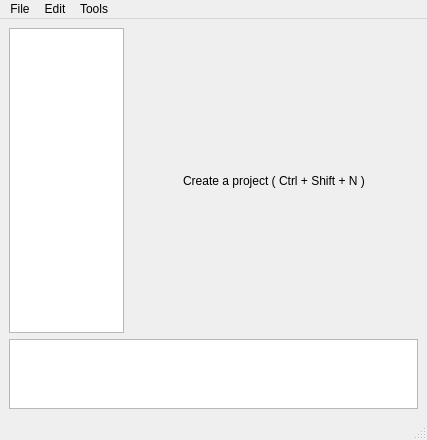
<?xml version="1.0" encoding="UTF-8"?>
<ui version="4.0">
 <class>MainWindow</class>
 <widget class="QMainWindow" name="MainWindow">
  <property name="geometry">
   <rect>
    <x>0</x>
    <y>0</y>
    <width>427</width>
    <height>440</height>
   </rect>
  </property>
  <property name="minimumSize">
   <size>
    <width>0</width>
    <height>0</height>
   </size>
  </property>
  <property name="windowTitle">
   <string>WF2HTML</string>
  </property>
  <widget class="QWidget" name="widget_Main">
   <property name="autoFillBackground">
    <bool>false</bool>
   </property>
   <layout class="QVBoxLayout" name="verticalLayout" stretch="12,2">
    <item>
     <layout class="QHBoxLayout" name="layoutH__ImageContainer" stretch="4,10">
      <item>
       <widget class="QTreeWidget" name="treeWidget_dirTree">
        <property name="rootIsDecorated">
         <bool>true</bool>
        </property>
        <property name="expandsOnDoubleClick">
         <bool>true</bool>
        </property>
        <attribute name="headerVisible">
         <bool>false</bool>
        </attribute>
        <column>
         <property name="text">
          <string notr="true">1</string>
         </property>
        </column>
       </widget>
      </item>
      <item>
       <widget class="QLabel" name="label_pixmapContainer">
        <property name="sizePolicy">
         <sizepolicy hsizetype="Preferred" vsizetype="Preferred">
          <horstretch>0</horstretch>
          <verstretch>0</verstretch>
         </sizepolicy>
        </property>
        <property name="text">
         <string>Create a project ( Ctrl + Shift + N )</string>
        </property>
        <property name="alignment">
         <set>Qt::AlignCenter</set>
        </property>
       </widget>
      </item>
     </layout>
    </item>
    <item>
     <layout class="QHBoxLayout" name="layoutH_LogContainer">
      <item>
       <widget class="QTextEdit" name="textarea_LogDisplay">
        <property name="sizePolicy">
         <sizepolicy hsizetype="Preferred" vsizetype="Preferred">
          <horstretch>0</horstretch>
          <verstretch>0</verstretch>
         </sizepolicy>
        </property>
        <property name="readOnly">
         <bool>true</bool>
        </property>
        <property name="html">
         <string notr="true">&lt;!DOCTYPE HTML PUBLIC &quot;-//W3C//DTD HTML 4.0//EN&quot; &quot;http://www.w3.org/TR/REC-html40/strict.dtd&quot;&gt;
&lt;html&gt;&lt;head&gt;&lt;meta name=&quot;qrichtext&quot; content=&quot;1&quot; /&gt;&lt;style type=&quot;text/css&quot;&gt;
p, li { white-space: pre-wrap; }
&lt;/style&gt;&lt;/head&gt;&lt;body style=&quot; font-family:'MS Shell Dlg 2'; font-size:8.25pt; font-weight:400; font-style:normal;&quot;&gt;
&lt;p style=&quot;-qt-paragraph-type:empty; margin-top:0px; margin-bottom:0px; margin-left:0px; margin-right:0px; -qt-block-indent:0; text-indent:0px; font-size:8pt;&quot;&gt;&lt;br /&gt;&lt;/p&gt;&lt;/body&gt;&lt;/html&gt;</string>
        </property>
       </widget>
      </item>
     </layout>
    </item>
   </layout>
  </widget>
  <widget class="QMenuBar" name="menubar">
   <property name="geometry">
    <rect>
     <x>0</x>
     <y>0</y>
     <width>427</width>
     <height>21</height>
    </rect>
   </property>
   <widget class="QMenu" name="menuFile">
    <property name="title">
     <string>File</string>
    </property>
    <widget class="QMenu" name="menuNew">
     <property name="title">
      <string>New Image</string>
     </property>
     <addaction name="actionNew_Image"/>
    </widget>
    <widget class="QMenu" name="menuOpen_Recent_Project">
     <property name="title">
      <string>Open Recent Project</string>
     </property>
     <addaction name="actionNo_recent_projects"/>
    </widget>
    <addaction name="actionNew_Project"/>
    <addaction name="actionOpen_Project"/>
    <addaction name="menuOpen_Recent_Project"/>
    <addaction name="separator"/>
    <addaction name="menuNew"/>
   </widget>
   <widget class="QMenu" name="menuConvert">
    <property name="title">
     <string>Tools</string>
    </property>
    <addaction name="actionConvert"/>
   </widget>
   <widget class="QMenu" name="menuEdit">
    <property name="title">
     <string>Edit</string>
    </property>
    <addaction name="actionClear_Log"/>
   </widget>
   <addaction name="menuFile"/>
   <addaction name="menuEdit"/>
   <addaction name="menuConvert"/>
  </widget>
  <widget class="QStatusBar" name="statusbar"/>
  <action name="actionNew_Image">
   <property name="text">
    <string>New Image</string>
   </property>
   <property name="shortcut">
    <string>Ctrl+N</string>
   </property>
  </action>
  <action name="actionConvert">
   <property name="text">
    <string>Convert</string>
   </property>
  </action>
  <action name="actionClear_Log">
   <property name="text">
    <string>Clear Log</string>
   </property>
  </action>
  <action name="actionNew_Project">
   <property name="text">
    <string>New Project</string>
   </property>
   <property name="toolTip">
    <string>New Project</string>
   </property>
   <property name="shortcut">
    <string>Ctrl+Shift+N</string>
   </property>
  </action>
  <action name="actionOpen_Project">
   <property name="text">
    <string>Open Project</string>
   </property>
   <property name="shortcut">
    <string>Ctrl+Shift+O</string>
   </property>
  </action>
  <action name="actionNo_recent_projects">
   <property name="text">
    <string>No recent projects</string>
   </property>
  </action>
 </widget>
 <resources/>
 <connections/>
</ui>
